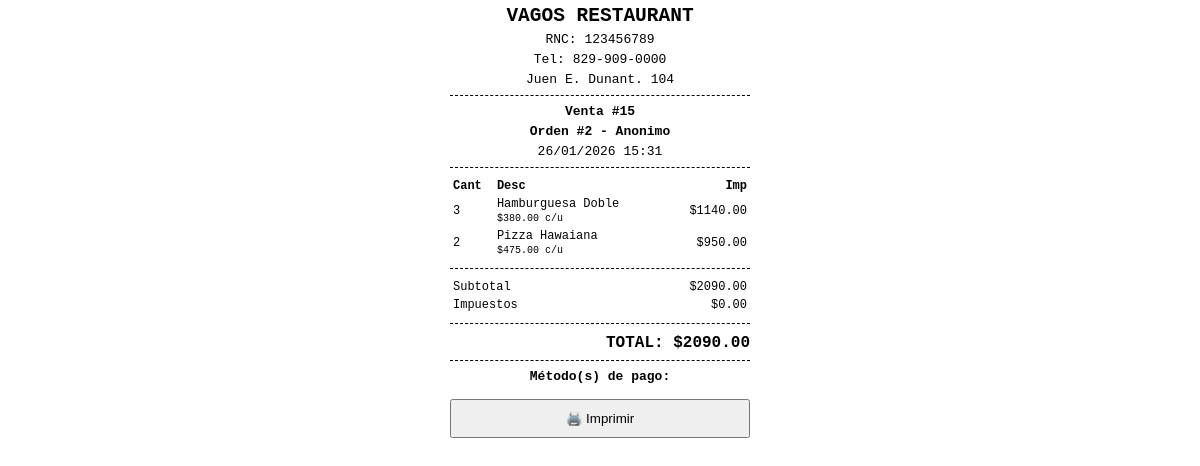
Page /api/caja/ticket/2/ on the committed database.
### core/models.py (models this page shows, shortened)
class Empresa(models.Model):
    nombre = models.CharField(max_length=200)
    razon_social = models.CharField(max_length=200, blank=True, null=True)
    rnc = models.CharField(max_length=20, blank=True, null=True)
    telefono = models.CharField(max_length=20, blank=True, null=True)
    whatsapp = models.CharField(max_length=20, blank=True, null=True)
    email = models.EmailField(blank=True, null=True)
    email_contacto = models.EmailField(blank=True, null=True)
    direccion = models.TextField(blank=True, null=True)
    horario = models.CharField(max_length=200, blank=True, null=True)
    slogan = models.CharField(max_length=255, blank=True, null=True)
    instagram = models.URLField(blank=True, null=True)
    facebook = models.URLField(blank=True, null=True)
    google_maps_url = models.URLField(blank=True, null=True)
    logo = models.ImageField(upload_to="empresa/", blank=True, null=True)
    pie_factura = models.TextField(
        blank=True,
        null=True,
        help_text="Texto que aparecerá al final del ticket o factura"
    )
    activo = models.BooleanField(default=True)
    meta_title = models.CharField(max_length=255, blank=True, null=True)
    meta_description = models.TextField(blank=True, null=True)
    ciudad = models.CharField(max_length=100, blank=True, null=True)
    pais = models.CharField(max_length=100, blank=True, null=True)

### caja/models.py (models this page shows)
class Venta(models.Model):
    orden = models.OneToOneField("ordenes.Orden", on_delete=models.PROTECT, related_name="venta",  null=True,
        blank=True)
    cajero = models.ForeignKey(settings.AUTH_USER_MODEL, on_delete=models.PROTECT)
    fecha = models.DateTimeField(auto_now_add=True)
    subtotal = models.DecimalField(max_digits=10, decimal_places=2)
    impuestos = models.DecimalField(max_digits=10, decimal_places=2, default=0)
    total = models.DecimalField(max_digits=10, decimal_places=2)
    reserva = models.OneToOneField(
        "reserva.Reserva",
        on_delete=models.PROTECT,
        related_name="venta",
        null=True,
        blank=True
    )
    completada = models.BooleanField(default=False)  # Se marca cuando el pago cubre el total
    def __str__(self):
        return f"Venta #{self.id} - Orden {self.orden.id}"

### ordenes/models.py (models this page shows, shortened)
class Orden(models.Model):
    usuario = models.ForeignKey(User, on_delete=models.SET_NULL, null=True, blank=True)
    total = models.DecimalField(max_digits=10, decimal_places=2)
    creado = models.DateTimeField(auto_now_add=True)
    ESTADOS = (
        ('pendiente', 'Pendiente'),
        ('preparando', 'Preparando'),
        ('entregado', 'Entregado'),
                ('canelado', 'Cancelado'),
    )
    estado = models.CharField(max_length=20, choices=ESTADOS, default='pendiente')
    cliente_nombre = models.CharField(max_length=200, blank=True, null=True)
    cliente_telefono = models.CharField(max_length=20, blank=True, null=True)
    TIPO_PEDIDO = (
        ("delivery", "Delivery"),
        ("retirar", "Retirar en local"),
    )
    tipo_pedido = models.CharField(max_length=20, choices=TIPO_PEDIDO, default="retirar")
    direccion = models.TextField(blank=True, null=True)
    def __str__(self):
        return f"Orden #{self.id} - {self.cliente_nombre or 'Anonimo'}"

class OrdenItem(models.Model):
    orden = models.ForeignKey(Orden, related_name='items', on_delete=models.CASCADE)
    producto = models.ForeignKey('productos.Producto', on_delete=models.CASCADE)
    cantidad = models.PositiveIntegerField()
    precio = models.DecimalField(max_digits=10, decimal_places=2)
    @property
    def total_linea(self):
        return self.cantidad * self.precio

### productos/models.py (models this page shows, shortened)
class Producto(models.Model):
    categoria = models.ForeignKey(
        Categoria,
        related_name='productos',
        on_delete=models.CASCADE
    )
    nombre = models.CharField(max_length=150)
    descripcion = models.TextField(blank=True)
    precio = models.DecimalField(max_digits=8, decimal_places=2)
    disponible = models.BooleanField(default=True)
    imagen = models.ImageField(upload_to='productos/', blank=True, null=True)

### caja/views.py (the view)
# urls.py: path('caja/ticket/<int:venta_id>/', ticket_venta),
def ticket_venta(request, venta_id):
    venta = get_object_or_404(Venta, orden=venta_id)
    empresa = Empresa.objects.filter(activo=True).first()
    print("la venta",venta)
    html = render_to_string("ticket.html", {
        "venta": venta,
        "empresa": empresa  # 👈 la enviamos al template
    })
    return HttpResponse(html)

### templates/ticket.html (shortened to what this page needs)
<!DOCTYPE html>
<html>
<head>
</head>
<body>
<h2>{{ empresa.nombre }}</h2>
{% if empresa.rnc %}
<p>RNC: {{ empresa.rnc }}</p>
{% endif %}
{% if empresa.telefono %}
<p>Tel: {{ empresa.telefono }}</p>
{% endif %}
{% if empresa.direccion %}
<p>{{ empresa.direccion }}</p>
{% endif %}
<div class="linea"></div>
    <p><strong>Venta #{{ venta.id }}</strong></p>
     <p><strong>{{ venta.orden }}</strong></p>
    <p>{{ venta.fecha|date:"d/m/Y H:i" }}</p>
  <div class="linea"></div>
<table>
    <thead>
        <tr>
            <th style="text-align:left;">Cant</th>
            <th style="text-align:left;">Desc</th>
            <th style="text-align:right;">Imp</th>
        </tr>
    </thead>
    <tbody>
        {% for item in venta.orden.items.all %}
        <tr>
            <td>{{ item.cantidad }}</td>
            <td>
                {{ item.producto.nombre }}<br>
                <small>${{ item.precio }} c/u</small>
            </td>
            <td style="text-align:right;">
                ${{ item.total_linea }}
            </td>
        </tr>
        {% endfor %}
    </tbody>
</table>
<div class="linea"></div>
<table>
    <tr>
        <td>Subtotal</td>
        <td style="text-align:right;">${{ venta.subtotal }}</td>
    </tr>
    <tr>
        <td>Impuestos</td>
        <td style="text-align:right;">${{ venta.impuestos }}</td>
    </tr>
</table>
<div class="linea"></div>
<p class="total">TOTAL: ${{ venta.total }}</p>
<div class="linea"></div>
<p><strong>Método(s) de pago:</strong></p>
    <button onclick="window.print()">🖨️ Imprimir</button>
</body>
</html>

### templates/ticket.html (style rules this page uses)
body { font-family: monospace; width: 300px; margin: auto; }
h2, p { text-align: center; margin: 5px 0; }
table { width: 100%; font-size: 12px; }
.total { font-weight: bold; font-size: 16px; text-align: right; margin-top: 10px; }
.linea { border-top: 1px dashed black; margin: 8px 0; }
button { margin-top: 10px; width: 100%; padding: 10px; }

### rows in the picture
Empresa: nombre "VAGOS RESTAURANT", rnc "123456789", telefono "829-909-0000", direccion "Juen E. Dunant. 104"
Venta: id "15", orden "Orden #2 - Anonimo", fecha "26/01/2026 15:31", subtotal "2090.00", impuestos "0.00", total "2090.00"
OrdenItem: cantidad "3", producto.nombre "Hamburguesa Doble", precio "380.00", total_linea "1140.00"
OrdenItem: cantidad "2", producto.nombre "Pizza Hawaiana", precio "475.00", total_linea "950.00"
